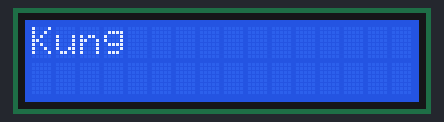
Bench run of a sketch on a simulated Arduino Uno, built with avr-gcc and run on an emulated ATmega328P. Shown: 16×2 character LCD.

Above: at 6.5 s.
At 7.3 s:
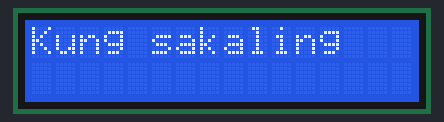
At 11.8 s:
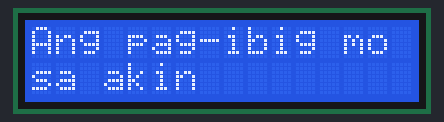
At 20.5 s:
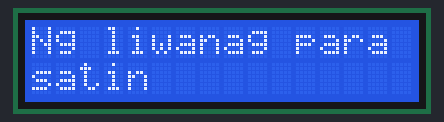
At 26.8 s:
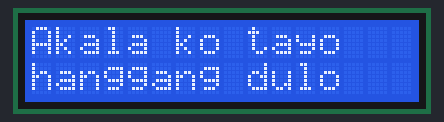
At 34.7 s:
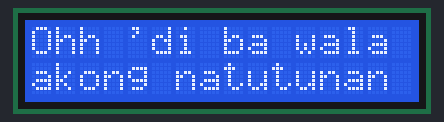

Measured:
- what the display in image 0 shows lasts 0.7 s, from 6.5 s to 7.2 s
- what the display in image 1 shows lasts 1.7 s, from 7.2 s to 8.9 s
- what the display in image 2 shows lasts 3.0 s, from 11.7 s to 14.7 s
- what the display in image 3 shows lasts 3.5 s, from 20.5 s to 24.0 s
- what the display in image 4 shows lasts 1.8 s, from 26.7 s to 28.5 s
- what the display in image 5 shows lasts 2.2 s, from 34.6 s to 36.8 s

The sketch:

hirapkalimutan-lyrics.ino
```cpp
#include <Wire.h>
#include <LiquidCrystal_I2C.h>

LiquidCrystal_I2C lcd(0x27, 16, 2);

struct WordTiming {
  unsigned long timeMs;
  const char* word;
};

const WordTiming lyrics[] = {
  {  5100, "Kung" },
  {  5820, "sakaling" },
  {  7460, "mapundi" },
  {  8620, "Ang" },
  {  9040, "pag-ibig" },
  {  9720, "mo" },
  { 10020, "sa" },
  { 10340, "akin" },
  { 13320, "Ay" },
  { 13770, "hayaan" },
  { 15210, "mo" },
  { 15510, "'kong" },
  { 15910, "magbigay" },
  { 16870, "Ng" },
  { 17350, "liwanag" },
  { 18590, "para" },
  { 19110, "satin" },
  { 22650, "Akala" },
  { 23310, "ko" },
  { 23850, "tayo" },
  { 24610, "hanggang" },
  { 25310, "dulo" },
  { 27090, "Ba't" },
  { 27370, "ngayon" },
  { 27890, "nag" },
  { 28170, "iisa" },
  { 29010, "ako?" },
  { 30750, "Ohh" },
  { 31150, "'di" },
  { 31490, "ba" },
  { 32390, "wala" },
  { 32790, "akong" },
  { 33250, "natutunan" },
  { 35450, "Ang" },
  { 35830, "hirap" },
  { 36490, "mo" },
  { 36670, "pa" },
  { 36910, "ring" },
  { 37290, "kalimutan" }
};

const int totalWords = sizeof(lyrics) / sizeof(lyrics[0]);
int currentWordIndex = 0;
unsigned long startPlaybackTime = 0;

uint8_t currentCol = 0;
uint8_t currentRow = 0;

void printFittedWord(const char* word) {
  int len = strlen(word);
  bool isCapital = (word[0] >= 'A' && word[0] <= 'Z');

  if (isCapital && (currentCol > 0 || currentRow > 0)) {
    lcd.clear();
    currentRow = 0;
    currentCol = 0;
  }
  else if (currentCol > 0 && (currentCol + 1 + len > 16)) {
    if (currentRow == 0) {
      currentRow = 1;
      currentCol = 0;
    } else {
      lcd.clear();
      currentRow = 0;
      currentCol = 0;
    }
  }

  if (currentCol > 0) {
    lcd.setCursor(currentCol, currentRow);
    lcd.print(" ");
    currentCol++;
  }

  lcd.setCursor(currentCol, currentRow);
  lcd.print(word);
  currentCol += len;
}

void setup() {
  lcd.init();
  lcd.backlight();
  lcd.clear();
  lcd.setCursor(0, 0);
  lcd.print("@rence.szkyrob");
  delay(1300);
  lcd.clear();
  startPlaybackTime = millis();
}

void loop() {
  unsigned long elapsed = millis() - startPlaybackTime;
  if (currentWordIndex < totalWords) {
    if (elapsed >= lyrics[currentWordIndex].timeMs) {
      printFittedWord(lyrics[currentWordIndex].word);
      currentWordIndex++;
    }
  }
}
```
